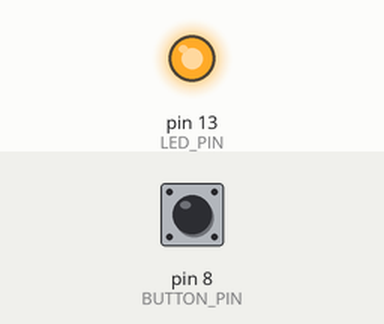
Bench run of a sketch on a simulated Arduino Uno, built with avr-gcc and run on an emulated ATmega328P. Shown: output pins drawn as LEDs (lit = HIGH). The test bench sets the inputs (shaded band); at power-on: pin 8 (BUTTON_PIN) HIGH.

Above: at 1.2 s.
1.3 s: pin 8 (BUTTON_PIN) pulled LOW for 0.15 s
At 1.37 s:
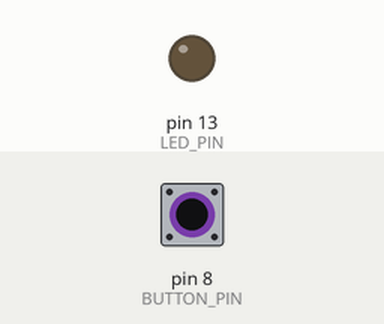
2.9 s: pin 8 (BUTTON_PIN) pulled LOW for 3.2 s
At 6.4 s:
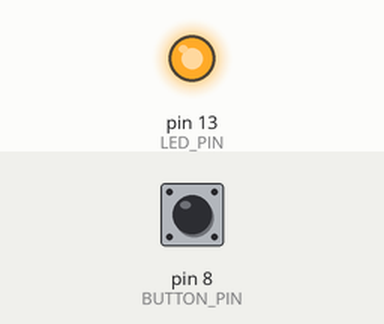
Timing chart, 0 to 7.9 s (numbered marks = the images above; inputs shaded):
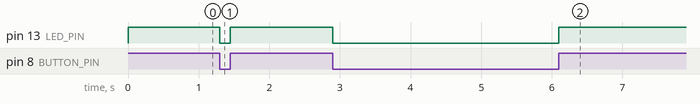

The sketch:

buttonLED.ino
```cpp
#define BUTTON_PIN 8
#define LED_PIN 13

void setup() {
  //setup run once
  pinMode(BUTTON_PIN, INPUT_PULLUP); // connects internal pull-up resistor to button pin
  pinMode(LED_PIN, OUTPUT);

  //turn the led OFF when we start
 // digitalWrite(LED_PIN, LOW);
}

void loop() {

  //boolean value = digitalRead(BUTTON_PIN);
if(digitalRead(BUTTON_PIN) == HIGH){
  digitalWrite(LED_PIN, HIGH);
}
else{
  digitalWrite(LED_PIN, LOW);
}

    //digitalWrite(LED_PIN, value);

}
```

Measured:
- after the input at 1.3 s, pin 13 (LED_PIN): HIGH → LOW at once, → HIGH 0.15 s later
- after the input at 2.9 s, pin 13 (LED_PIN): HIGH → LOW at once, → HIGH 3.2 s later
